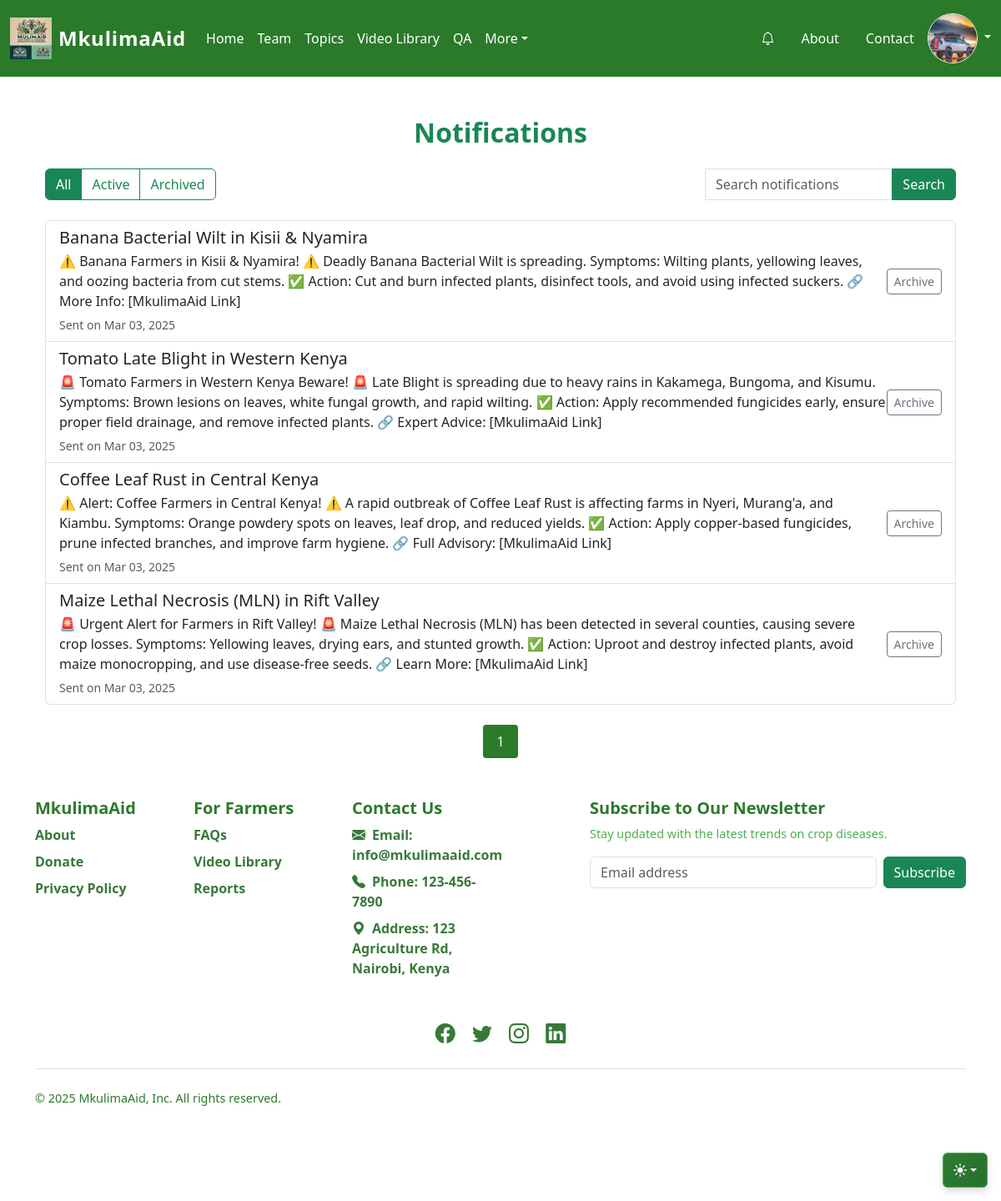
Page /notifications (signed in) on the committed database.
### mkulimaaid/models.py (models this page shows, shortened)
class Settings(db.Model):
    id = db.Column(db.Integer, primary_key=True)
    site_title = db.Column(db.String(100), nullable=False, default="MkulimaAid")
    site_logo = db.Column(db.String(100), nullable=True)  # Store logo file path
    contact_email = db.Column(db.String(100), nullable=False, default="info@mkulimaaid.com")
    contact_phone = db.Column(db.String(20), nullable=False, default="123-456-7890")
    address = db.Column(db.Text, nullable=True, default="123 Main St, City, Country")
    maintenance_mode = db.Column(db.Boolean, default=False)

class User(UserMixin, db.Model):  # Use db.Model for SQLAlchemy models
    __tablename__ = 'users'
    id = db.Column(db.Integer, primary_key=True)
    fullname = db.Column(db.String(100), nullable=False)
    username = db.Column(db.String(50), nullable=False, unique=True)
    email = db.Column(db.String(120), nullable=False, unique=True)
    phone = db.Column(db.String(20), nullable=False)
    password = db.Column(db.String(60), nullable=False)
    is_admin = db.Column(db.Boolean, default=False)
    avatar = db.Column(db.String(100), nullable=True)
    date_joined = db.Column(db.DateTime, default=datetime.utcnow)
    farmers = db.relationship('Farmer', backref='user', lazy=True)
    contact_messages = db.relationship('ContactMessage', backref='user', lazy=True)

class Notification(db.Model):
    __tablename__ = 'notifications'
    id = db.Column(db.Integer, primary_key=True)
    title = db.Column(db.String(200), nullable=False)
    message = db.Column(db.Text, nullable=False)
    date_sent = db.Column(db.DateTime, default=datetime.utcnow)
    admin_id = db.Column(db.Integer, db.ForeignKey('users.id'), nullable=False)
    is_active = db.Column(db.Boolean, default=True)
    admin = db.relationship('User', backref=db.backref('sent_notifications', lazy=True))
    user_notifications = db.relationship(  # This manages the relationship with UserNotification
        'UserNotification',
        back_populates='notification',  # Ensure symmetry with back_populates
        cascade="all, delete-orphan",
        passive_deletes=True
    )

### mkulimaaid/routes.py (the view, shortened to what this page needs)
@main.route('/notifications', methods=['GET'])
@login_required
def view_notifications():
    filter_type = request.args.get('filter', 'all').strip().lower()
    search_query = request.args.get('query', '').strip()
    page = request.args.get('page', 1, type=int)  # Get current page number, default to 1
    per_page = 10  # Number of notifications per page
    valid_filters = ['all', 'active', 'archived']
    if filter_type not in valid_filters:
        abort(400, description="Invalid filter type.")
    search_query = re.sub(r'[^\w\s]', '', search_query)  # Remove special characters
    search_query = search_query.lower()
    query = (
        db.session.query(Notification, UserNotification)
        .join(UserNotification, UserNotification.notification_id == Notification.id)
        .filter(UserNotification.user_id == current_user.id)
    )
    if filter_type == 'active':
        query = query.filter(UserNotification.is_archived == False)
    elif filter_type == 'archived':
        query = query.filter(UserNotification.is_archived == True)
    pagination = query.order_by(Notification.date_sent.desc()).paginate(page=page, per_page=per_page)
    notifications = pagination.items
    for _, user_notification in notifications:
        if not user_notification.is_read:
            user_notification.is_read = True
    db.session.commit()
    farmers_form = FarmersForm()
    return render_template(
        'notifications.html',
        notifications=notifications,
        filter_type=filter_type,
        search_query=search_query,
        farmers_form=farmers_form,
        pagination=pagination  # Pass the pagination object to the template
    )

### mkulimaaid/templates/notifications.html (shortened to what this page needs)
{% extends "base.html" %}
{% block content %}
<div class="container mt-5">
    <h2 class="text-center text-success mb-4 fw-bold">Notifications</h2>
    <div class="d-flex justify-content-between align-items-center mb-4">
        <div class="btn-group" role="group" aria-label="Notification filters">
            <a href="{{ url_for('main.view_notifications', filter='all') }}"
               class="btn btn-outline-success {% if filter_type == 'all' %}active{% endif %}">All</a>
            <a href="{{ url_for('main.view_notifications', filter='active') }}"
               class="btn btn-outline-success {% if filter_type == 'active' %}active{% endif %}">Active</a>
            <a href="{{ url_for('main.view_notifications', filter='archived') }}"
               class="btn btn-outline-success {% if filter_type == 'archived' %}active{% endif %}">Archived</a>
        </div>
            <form method="GET" action="{{ url_for('main.view_notifications') }}" class="input-group" style="max-width: 300px;">
                <input type="text" name="query" class="form-control" placeholder="Search notifications"
                       value="{{ search_query }}">
                <button class="btn btn-success" type="submit">Search</button>
            </form>
    </div>
    <div class="list-group" id="notifications-list">
        {% if notifications %}
            {% for notification, user_notification in notifications %}
            <div class="list-group-item list-group-item-action d-flex justify-content-between align-items-center">
                <div>
                    <h5 class="mb-1">{{ notification.title }}</h5>
                    <p class="mb-1">{{ notification.message }}</p>
                    <small class="text-muted">Sent on {{ notification.date_sent.strftime('%b %d, %Y') }}</small>
                </div>
                <div>
                    {% if user_notification.is_archived %}
                    <form method="POST" action="{{ url_for('main.unarchive_notification', notification_id=notification.id) }}" class="d-inline">
                        <input type="hidden" name="csrf_token" value="{{ csrf_token() }}">
                        <button class="btn btn-outline-warning btn-sm" type="submit">Undo Archive</button>
                    </form>
                    {% else %}
                    <form method="POST" action="{{ url_for('main.archive_notification', notification_id=notification.id) }}" class="d-inline">
                        <button class="btn btn-outline-secondary btn-sm" type="submit">Archive</button>
                    </form>
                    {% endif %}
                </div>
            </div>
            {% endfor %}
        {% else %}
            <div class="alert alert-info text-center">
                No notifications available for this filter.
            </div>
        {% endif %}
    </div>
</div>
<div class="pagination justify-content-center mt-4">
    {% for page_num in pagination.iter_pages(left_edge=1, right_edge=1, left_current=2, right_current=2) %}
        {% if page_num %}
            {% if page_num == pagination.page %}
            <span style="background-color: #2a7a2a; color: white; padding: 8px 16px; margin: 0 4px; border-radius: 4px;">
                {{ page_num }}
            </span>
            {% endif %}
        {% else %}
        <span class="mx-1">…</span>
        {% endif %}
    {% endfor %}
</div>
{% endblock %}

### mkulimaaid/templates/base.html (shortened to what this page needs)
<!DOCTYPE html>
<html lang="en">
  <head>
    <link rel="stylesheet" href="{{ url_for('static', filename='css/styles.css') }}" />
    <link rel="stylesheet" href="https://cdn.datatables.net/1.13.6/css/jquery.dataTables.min.css">
    <link
      href="https://cdn.jsdelivr.net/npm/bootstrap@5.3.3/dist/css/bootstrap.min.css"
      rel="stylesheet"
    />
    <link
      href="https://cdnjs.cloudflare.com/ajax/libs/bootstrap-icons/1.5.0/font/bootstrap-icons.min.css"
      rel="stylesheet"
    />
    <link rel="stylesheet" href="https://unpkg.com/flickity@2/dist/flickity.min.css" />
    <link rel="stylesheet" href="https://cdnjs.cloudflare.com/ajax/libs/font-awesome/6.0.0-beta3/css/all.min.css">
    <link rel="stylesheet" href="https://unpkg.com/leaflet@1.9.4/dist/leaflet.css" />
  </head>
  <body>
      <div class="container">
      <nav class="navbar navbar-expand-lg bg-green navbar-dark py-3 ">
        <div class="container-fluid">
          <a class="navbar-brand d-flex align-items-center" href="{{ url_for('main.upload') }}">
            <img src="{{ url_for('static', filename='images/' + g.settings.site_logo) if g.settings.site_logo else url_for('static', filename='logo.png') }}" alt="Site Logo" class="site-logo me-2" style="height: 50px;" />
            <span class="site-title text-white">{{ g.settings.site_title or "MkulimaAid" }}</span>
          </a>
          <div class="collapse navbar-collapse" id="navbarSupportedContent">
            <ul class="navbar-nav me-auto mb-2 mb-lg-0">
              <li class="nav-item">
                <a class="nav-link text-white" href="{{ url_for('main.upload') }}">Home</a>
              </li>
              <li class="nav-item">
                <a class="nav-link text-white" href="/team">Team</a>
              </li>
              <li>
                <a class="nav-link text-white" href="/topics">Topics</a>
              </li>
              <li>
                <a class="nav-link text-white" href="/videos">Video Library</a>
              </li>
              <li>
                  <a class="nav-link text-white" href="/forum">QA</a>
              </li>
              <li class="nav-item dropdown">
                <a class="nav-link dropdown-toggle text-white" href="#" role="button" data-bs-toggle="dropdown" aria-expanded="false">More</a>
              </li>
            </ul>
                <div class="d-flex align-items-center">
                    <ul class="nav">
                        <li>
                            <a href="/notifications" class="nav-link text-white position-relative">
                                <i class="bi bi-bell"></i>
                            </a>
                        </li>
                        <li><a href="/about" class="nav-link text-white">About</a></li>
                        <li><a href="/contact" class="nav-link text-white">Contact</a></li>
                    </ul>
                </div>
              <div class="dropdown">
                <a href="#" class="d-block text-white text-decoration-none dropdown-toggle" data-bs-toggle="dropdown" aria-expanded="false">
                  <img src="{{ url_for('static', filename='uploads/' + current_user.avatar) if current_user.avatar else url_for('static', filename='images/default.png') }}" alt="Profile" width="40" height="40" class="rounded-circle border border-light">
                </a>
              </div>
            </div>
          </div>
        </div>
    <div class="dropdown position-fixed bottom-0 end-0 mb-3 me-3 bd-mode-toggle">
        <button class="btn btn-bd-primary py-2 dropdown-toggle d-flex align-items-center" id="bd-theme" type="button" aria-expanded="false" data-bs-toggle="dropdown" aria-label="Toggle theme (auto)">
            <svg class="bi my-1 theme-icon-active" width="1em" height="1em">
                <use href="#circle-half"></use>
            </svg>
        </button>
    </div>
      <div class="container">{% block content %}{% endblock %}</div>
      <div class="container">
        <footer class="footer py-5">
            <div class="row">
                <div class="col-6 col-md-2 mb-3">
                    <h5 class="footer-title">MkulimaAid</h5>
                    <ul class="nav flex-column">
                        <li class="nav-item mb-2">
                            <a href="/about" class="footer-link">About</a>
                        </li>
                        <li class="nav-item mb-2">
                            <a href="/donate" class="footer-link">Donate</a>
                        </li>
                        <li class="nav-item mb-2">
                            <a href="/privacy-policy" class="footer-link">Privacy Policy</a>
                        </li>
                    </ul>
                </div>
                <div class="col-6 col-md-2 mb-3">
                    <h5 class="footer-title">For Farmers</h5>
                    <ul class="nav flex-column">
                        <li class="nav-item mb-2">
                            <a href="/faqs" class="footer-link">FAQs</a>
                        </li>
                        <li class="nav-item mb-2">
                            <a href="{{ url_for('main.videos') }}" class="footer-link">Video Library</a>
                        </li>
                        <li class="nav-item mb-2">
                            <a href="{{ url_for('main.homepage_reports') }}" class="footer-link">Reports</a>
                        </li>
                    </ul>
                </div>
                <div class="col-6 col-md-2 mb-3">
                    <h5 class="footer-title">Contact Us</h5>
                    <ul class="nav flex-column">
                        <li class="nav-item mb-2">
                            <a href="mailto:{{ g.settings.contact_email }}" class="footer-link">
                                <i class="bi bi-envelope-fill me-2"></i>Email: {{ g.settings.contact_email }}
                            </a>
                        </li>
                        <li class="nav-item mb-2">
                            <a href="tel:{{ g.settings.contact_phone }}" class="footer-link">
                                <i class="bi bi-telephone-fill me-2"></i>Phone: {{ g.settings.contact_phone }}
                            </a>
                        </li>
                        <li class="nav-item mb-2">
                            <span class="footer-link">
                                <i class="bi bi-geo-alt-fill me-2"></i>Address: {{ g.settings.address }}
                            </span>
                        </li>
                    </ul>
                </div>
                <div class="col-md-5 offset-md-1 mb-3">
                    <form method="POST" action="{{ url_for('main.subscribe') }}">
                        <h5 class="footer-title">Subscribe to Our Newsletter</h5>
                        <p class="footer-subtext">Stay updated with the latest trends on crop diseases.</p>
                        <div class="d-flex flex-column flex-sm-row w-100 gap-2">
                            <input
                                id="newsletter1"
                                type="email"
                                name="email"
                                class="form-control"
                                placeholder="Email address"
                                required
                            />
                            <button class="btn btn-success" type="submit">Subscribe</button>
                        </div>
                    </form>
                </div>
            </div>
            <div class="row mt-4 text-center">
                <div class="col">
                    <a href="#" class="social-link me-3"><i class="bi bi-facebook"></i></a>
                    <a href="#" class="social-link me-3"><i class="bi bi-twitter"></i></a>
                    <a href="#" class="social-link me-3"><i class="bi bi-instagram"></i></a>
                    <a href="#" class="social-link"><i class="bi bi-linkedin"></i></a>
                </div>
            </div>
            <div class="d-flex flex-column flex-sm-row justify-content-between py-4 my-4 border-top">
                <p class="footer-rights">&copy; 2025 MkulimaAid, Inc. All rights reserved.</p>
            </div>
        </footer>
    </div>
  </body>
</html>

### rows in the picture
Settings: site_logo (picture), settings "MkulimaAid", settings.contact_email "info@mkulimaaid.com", settings.contact_phone "123-456-7890", settings.address "123 Agriculture Rd, Nairobi, Kenya"
User: avatar (picture)
Notification: title "Banana Bacterial Wilt in Kisii & Nyamira", message "⚠️ Banana Farmers in Kisii & Nyamira! ⚠️ Deadly Banana Bacterial Wilt is spreading. Symptoms: Wilting plants, yellowing leaves, and oozing bacteria from cut stems. ✅ Action: Cut and burn infected plants, disinfect tools, and avoid using infected suckers. 🔗 More Info: [MkulimaAid Link]", date_sent "Mar 03, 2025"
Notification: title "Tomato Late Blight in Western Kenya", message "🚨 Tomato Farmers in Western Kenya Beware! 🚨 Late Blight is spreading due to heavy rains in Kakamega, Bungoma, and Kisumu. Symptoms: Brown lesions on leaves, white fungal growth, and rapid wilting. ✅ Action: Apply recommended fungicides early, ensure proper field drainage, and remove infected plants. 🔗 Expert Advice: [MkulimaAid Link]", date_sent "Mar 03, 2025"
Notification: title "Coffee Leaf Rust in Central Kenya", message "⚠️ Alert: Coffee Farmers in Central Kenya! ⚠️ A rapid outbreak of Coffee Leaf Rust is affecting farms in Nyeri, Murang'a, and Kiambu. Symptoms: Orange powdery spots on leaves, leaf drop, and reduced yields. ✅ Action: Apply copper-based fungicides, prune infected branches, and improve farm hygiene. 🔗 Full Advisory: [MkulimaAid Link]", date_sent "Mar 03, 2025"
Notification: title "Maize Lethal Necrosis (MLN) in Rift Valley", message "🚨 Urgent Alert for Farmers in Rift Valley! 🚨 Maize Lethal Necrosis (MLN) has been detected in several counties, causing severe crop losses. Symptoms: Yellowing leaves, drying ears, and stunted growth. ✅ Action: Uproot and destroy infected plants, avoid maize monocropping, and use disease-free seeds. 🔗 Learn More: [MkulimaAid Link]", date_sent "Mar 03, 2025"

### other values in the picture
{{ page_num }} "1"
